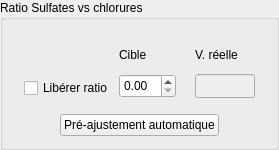
        <widget class="QGroupBox" name="RatioGroupbox">
         <property name="minimumSize">
          <size>
           <width>0</width>
           <height>150</height>
          </size>
         </property>
         <property name="autoFillBackground">
          <bool>false</bool>
         </property>
         <property name="styleSheet">
          <string notr="true">QGroupBox#RatioGroupbox { border: 1px solid #888; background-color: #EEE; font-weight:bold; padding: 3px}
</string>
         </property>
         <property name="title">
          <string>Ratio Sulfates vs chlorures</string>
         </property>
         <layout class="QVBoxLayout" name="verticalLayout_8">
          <item>
           <spacer name="verticalSpacer_2">
            <property name="orientation">
             <enum>Qt::Vertical</enum>
            </property>
            <property name="sizeType">
             <enum>QSizePolicy::Fixed</enum>
            </property>
            <property name="sizeHint" stdset="0">
             <size>
              <width>10</width>
              <height>10</height>
             </size>
            </property>
           </spacer>
          </item>
          <item>
           <layout class="QVBoxLayout" name="verticalLayout_3">
            <item>
             <layout class="QHBoxLayout" name="horizontalLayout_67">
              <item>
               <spacer name="horizontalSpacer_64">
                <property name="orientation">
                 <enum>Qt::Horizontal</enum>
                </property>
                <property name="sizeType">
                 <enum>QSizePolicy::MinimumExpanding</enum>
                </property>
                <property name="sizeHint" stdset="0">
                 <size>
                  <width>10</width>
                  <height>20</height>
                 </size>
                </property>
               </spacer>
              </item>
              <item>
               <layout class="QVBoxLayout" name="verticalLayout_7">
                <item>
                 <widget class="QLabel" name="label_50">
                  <property name="text">
                   <string/>
                  </property>
                 </widget>
                </item>
                <item>
                 <widget class="QCheckBox" name="IgnoreCheckbox">
                  <property name="maximumSize">
                   <size>
                    <width>130</width>
                    <height>16777215</height>
                   </size>
                  </property>
                  <property name="text">
                   <string>Libérer ratio</string>
                  </property>
                 </widget>
                </item>
               </layout>
              </item>
              <item>
               <layout class="QVBoxLayout" name="verticalLayout_4">
                <item>
                 <widget class="QLabel" name="TargetRatioLabel">
                  <property name="text">
                   <string>Cible</string>
                  </property>
                 </widget>
                </item>
                <item>
                 <widget class="QDoubleSpinBox" name="RatioTargetEdit">
                  <property name="maximumSize">
                   <size>
                    <width>16777215</width>
                    <height>24</height>
                   </size>
                  </property>
                  <property name="singleStep">
                   <double>0.050000000000000</double>
                  </property>
                 </widget>
                </item>
               </layout>
              </item>
              <item>
               <layout class="QVBoxLayout" name="verticalLayout_6">
                <item>
                 <widget class="QLabel" name="label_49">
                  <property name="text">
                   <string/>
                  </property>
                 </widget>
                </item>
               </layout>
              </item>
              <item>
               <layout class="QVBoxLayout" name="verticalLayout_5">
                <item>
                 <widget class="QLabel" name="label_48">
                  <property name="maximumSize">
                   <size>
                    <width>60</width>
                    <height>16777215</height>
                   </size>
                  </property>
                  <property name="text">
                   <string>V. réelle</string>
                  </property>
                  <property name="wordWrap">
                   <bool>true</bool>
                  </property>
                 </widget>
                </item>
                <item>
                 <widget class="QLineEdit" name="RatioActualEdit">
                  <property name="enabled">
                   <bool>false</bool>
                  </property>
                  <property name="maximumSize">
                   <size>
                    <width>60</width>
                    <height>24</height>
                   </size>
                  </property>
                  <property name="font">
                   <font>
                    <pointsize>10</pointsize>
                   </font>
                  </property>
                  <property name="styleSheet">
                   <string notr="true">color:blue</string>
                  </property>
                 </widget>
                </item>
               </layout>
              </item>
              <item>
               <spacer name="horizontalSpacer_57">
                <property name="orientation">
                 <enum>Qt::Horizontal</enum>
                </property>
                <property name="sizeType">
                 <enum>QSizePolicy::MinimumExpanding</enum>
                </property>
                <property name="sizeHint" stdset="0">
                 <size>
                  <width>10</width>
                  <height>20</height>
                 </size>
                </property>
               </spacer>
              </item>
             </layout>
            </item>
            <item>
             <spacer name="verticalSpacer_3">
              <property name="orientation">
               <enum>Qt::Vertical</enum>
              </property>
              <property name="sizeType">
               <enum>QSizePolicy::Fixed</enum>
              </property>
              <property name="sizeHint" stdset="0">
               <size>
                <width>20</width>
                <height>10</height>
               </size>
              </property>
             </spacer>
            </item>
            <item>
             <layout class="QHBoxLayout" name="horizontalLayout_5">
              <item>
               <spacer name="horizontalSpacer_66">
                <property name="orientation">
                 <enum>Qt::Horizontal</enum>
                </property>
                <property name="sizeType">
                 <enum>QSizePolicy::Expanding</enum>
                </property>
                <property name="sizeHint" stdset="0">
                 <size>
                  <width>10</width>
                  <height>20</height>
                 </size>
                </property>
               </spacer>
              </item>
              <item>
               <widget class="QPushButton" name="AdjustButton">
                <property name="text">
                 <string>Pré-ajustement automatique</string>
                </property>
               </widget>
              </item>
              <item>
               <spacer name="horizontalSpacer_65">
                <property name="orientation">
                 <enum>Qt::Horizontal</enum>
                </property>
                <property name="sizeType">
                 <enum>QSizePolicy::Expanding</enum>
                </property>
                <property name="sizeHint" stdset="0">
                 <size>
                  <width>10</width>
                  <height>20</height>
                 </size>
                </property>
               </spacer>
              </item>
             </layout>
            </item>
           </layout>
          </item>
         </layout>
        </widget>
